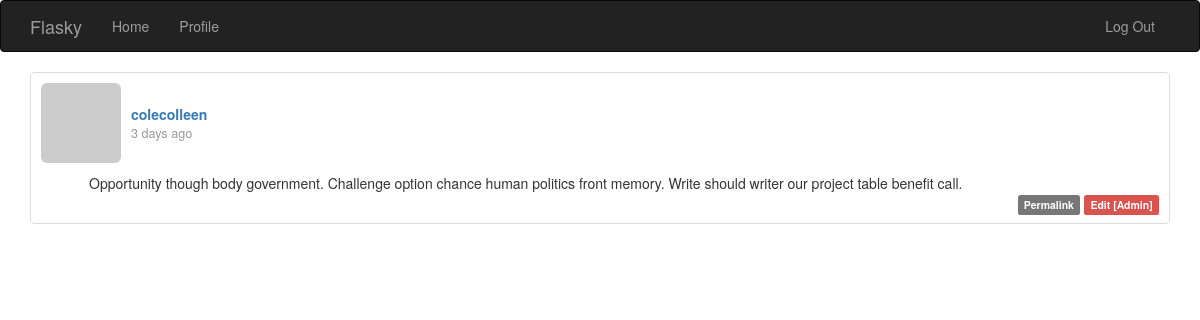
Screenshot of /post/30 (signed in) with the database file from the repository.
### app/models.py (models this page shows, shortened)
class Post(db.Model):
    __tablename__ = "posts"
    id = db.Column(db.Integer, primary_key=True)
    body = db.Column(db.Text)
    body_html = db.Column(db.Text)
    timestamp = db.Column(db.DateTime, index=True, default=datetime.now())
    author_id = db.Column(db.Integer, db.ForeignKey("users.id"))

class User(UserMixin, db.Model):
    __tablename__ = "users"
    id = db.Column(db.Integer, primary_key=True)
    email = db.Column(db.String(64), unique=True, index=True)
    username = db.Column(db.String(64), unique=True, index=True)
    password_hash = db.Column(db.String(128))
    role_id = db.Column(db.Integer, db.ForeignKey("roles.id"))
    name = db.Column(db.String(64))
    location = db.Column(db.String(64))
    about_me = db.Column(db.Text())
    member_since = db.Column(db.DateTime(), default=datetime.now())
    last_seen = db.Column(db.DateTime(), default=datetime.now())
    posts = db.relationship("Post", backref="author", lazy="dynamic")
    @property
    def password(self):
        raise AttributeError("password is not a readable attribute")
    def can(self, perm):
        return self.role is not None and self.role.has_permission(perm)
    def is_administrator(self):
        return self.can(Permission.ADMIN)
    def ping(self):
        self.last_seen = datetime.now()
        db.session.add(self)
        db.session.commit()
    def gravatar(
        self, size=100, default="retro", rating="g"
    ):  # identicon, monsterid, retro, wavatar, robohash
        url = "https://secure.gravatar.com/avatar"
        hash = hashlib.md5(self.email.lower().encode("utf-8")).hexdigest()
        return "{url}/{hash}?s={size}&d={default}&r={rating}".format(
            url=url, hash=hash, size=size, default=default, rating=rating
        )
    """
    def generate_confirmation_token(self, expiration=3600):
        payload = {
            "confirm": self.id,
            "exp": datetime.utcnow() + timedelta(seconds=expiration)
        }
        token = jwt.encode(payload, current_app.config["SECRET_KEY"], algorithm="HS256")
        return token

    def confirm(self, token):
        try:
            payload = jwt.decode(token, current_app.config["SECRET_KEY"], algorithms=["HS256"])
        except (jwt.ExpiredSignatureError, jwt.InvalidTokenError):
            return False
        if payload.get("confirm") != self.id:
            return False
        self.confirmed = True
        db.session.add(self)
        return True
    """

### app/main/views.py (the view)
@main.route("/post/<int:id>")
def post(id):
    post = Post.query.get_or_404(id)
    return render_template("post.html", posts=[post])

### app/auth/views.py (called while the page is built)
@auth.before_app_request
def before_request():
    if current_user.is_authenticated:
        current_user.ping()

### app/main/__init__.py (called while the page is built)
@main.app_context_processor
def inject_permissions():
    return dict(Permission=Permission)

### app/models.py (called while the page is built)
@login_manager.user_loader
def load_user(user_id):
    return User.query.get(int(user_id))

    def has_permission(self, perm):
        return self.permissions & perm == perm

### app/templates/post.html (shortened to what this page needs)
{% extends "base.html" %}
{% block page_content %}
{% include '_posts.html' %}
{% endblock %}

### app/templates/_posts.html
<ul class="posts" style="list-style: none; padding: 0">
  {% for post in posts %}
  <li
    class="post"
    style="
      border: 1px solid #ddd;
      padding: 10px;
      margin-bottom: 10px;
      border-radius: 5px;
    "
  >
    <div style="display: flex; align-items: center; margin-bottom: 10px">
      <a href="{{ url_for('.user', username=post.author.username) }}">
        <img
          class="img-rounded"
          src="{{ post.author.gravatar(size=40) }}"
          style="margin-right: 10px"
        />
      </a>
      <div class="post-content">
        <div class="post-author" style="font-weight: bold">
          <a href="{{ url_for('.user', username=post.author.username) }}">
            {{ post.author.username }}
          </a>
        </div>
        <div class="post-date" style="font-size: 0.9em; color: #999">
          {{ moment(post.timestamp).fromNow() }}
        </div>
      </div>
    </div>
    <div class="post-body" style="margin-left: 48px; min-height: 10px">
      {% if post.body_html %} {{ post.body_html | safe }} {% else %} {{
      post.body }} {% endif %}
    </div>
    <div class="post-footer" style="text-align: right">
      <a href="{{ url_for('.post', id=post.id) }}">
        <span class="label label-default">Permalink</span>
      </a>
      {% if current_user == post.author %}
      <a href="{{ url_for('.edit', id=post.id) }}">
        <span class="label label-primary">Edit</span>
      </a>
      {% elif current_user.is_administrator() %}
      <a href="{{ url_for('.edit', id=post.id) }}">
        <span class="label label-danger">Edit [Admin]</span>
      </a>
      {% endif %}
    </div>
  </li>
  {% endfor %}
</ul>

### rows the page displays
Post: author.username "colecolleen", timestamp "3 days ago", body "Opportunity though body government. Challenge option chance human politics front memory. Write should writer our project table benefit call."
